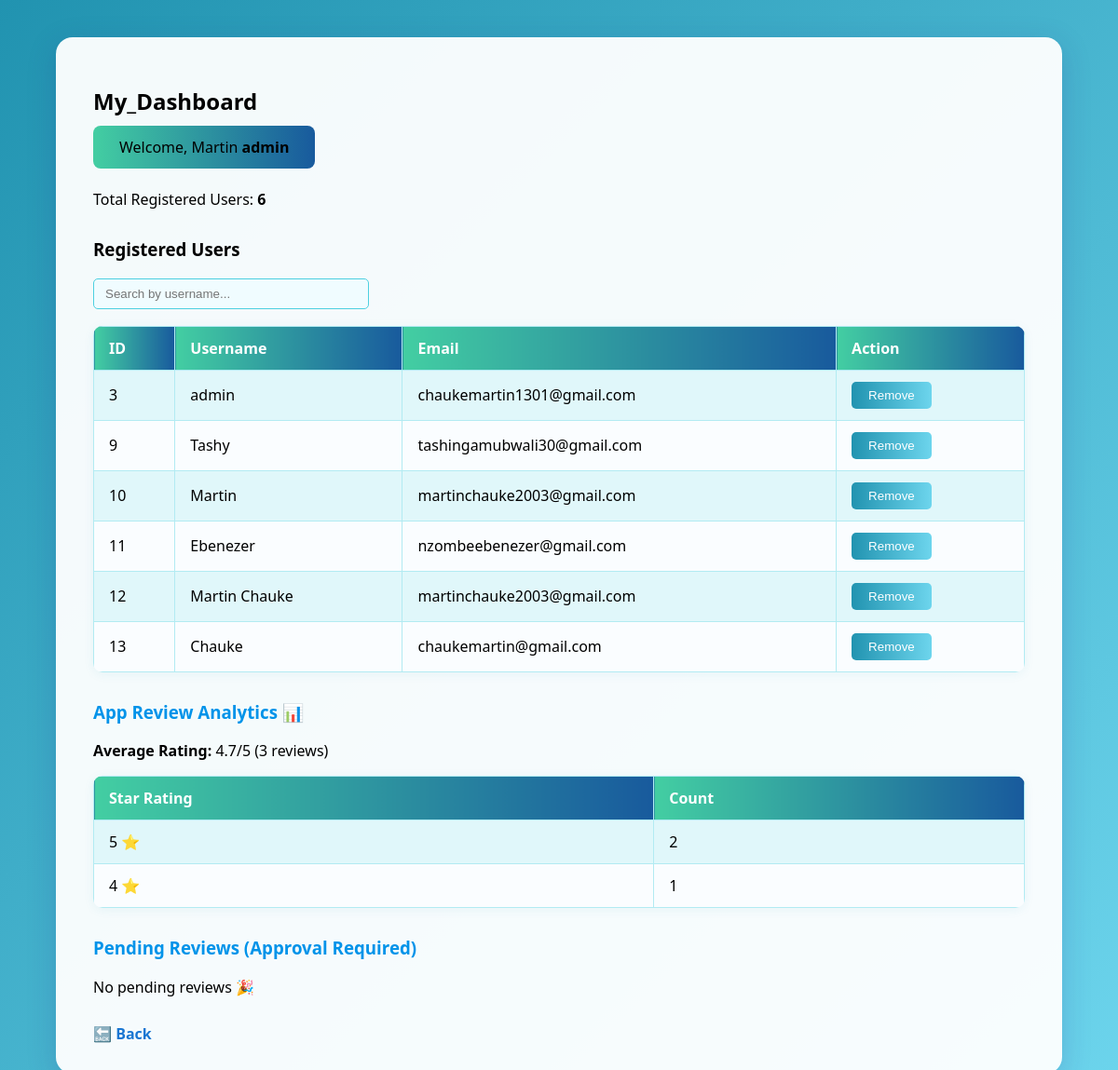
/admin (signed in), run on the app's committed database.
### tables this page shows
CREATE TABLE users (
    id INTEGER PRIMARY KEY AUTOINCREMENT,
    username TEXT NOT NULL,
    email TEXT NOT NULL,
    password TEXT NOT NULL
    , is_admin INTEGER DEFAULT 0);

### app.py (the view, shortened to what this page needs)
@app.route("/admin", methods=["GET", "POST"])
@admin_required
def admin_dashboard():
    conn = get_db_connection()
    conn.row_factory=sqlite3.Row # accessing as dicts
    approve_id=request.form.get("approve_review_id")
    if approve_id:
        conn.execute("UPDATE app_reviews SET status = 'approved' WHERE id = ?", (approve_id,))
        conn.commit()
        flash("Review approved✅.","success")
    delete_id=request.form.get("delete_review_id")
    if delete_id:
        conn.execute("DELETE FROM app_reviews WHERE id=?",(delete_id,))
        conn.commit()
        flash("Review deleted❌.","danger")
    users = conn.execute("SELECT * FROM users").fetchall()
    rating_counts=conn.execute("""
        SELECT rating,  COUNT(*) AS count
        FROM app_reviews
        WHERE app_reviews.status='approved'
        GROUP BY rating
        ORDER BY rating DESC
 """).fetchall()
    avg_rating=conn.execute("SELECT AVG(rating) AS avg FROM app_reviews where status='approved'").fetchone()["avg"]
    pending_reviews = conn.execute("""
        SELECT ar.id, u.username, ar.rating, ar.comment, ar.created_at
        FROM app_reviews ar
        JOIN users u ON ar.reviewer_id = u.id
        WHERE ar.status='pending'
        ORDER BY ar.created_at DESC
    """).fetchall()
    recent_reviews = conn.execute("""
        SELECT users.username, app_reviews.rating, app_reviews.comment, app_reviews.created_at
        FROM app_reviews
        JOIN users ON app_reviews.reviewer_id = users.id
        ORDER BY app_reviews.created_at DESC
        LIMIT 5
    """).fetchall()
    conn.close()
    rating_counts=[dict(row) for row in rating_counts]
    return render_template(
        "admin_dashboard.html",
        users=users,
        rating_counts=rating_counts,
        avg_rating=avg_rating or 0,
        total_reviews=sum(row["count"] for row in rating_counts),
        recent_reviews=recent_reviews,
        pending_reviews=pending_reviews
        )

### app.py (called while the page is built)
def get_db_connection():
    conn=sqlite3.connect(DATABASE)
    conn.row_factory=sqlite3.Row
    return conn

def admin_required(f):
    @wraps(f)
    def wrapper(*args, **kwargs):
        if "user_id" not in session:
            flash("Please log in to continue.", "warning")
            return redirect(url_for("login"))
        conn = get_db_connection()
        user = conn.execute("SELECT * FROM users WHERE id = ?", (session["user_id"],)).fetchone()
        conn.close()
        if not user or user["is_admin"] != 1:
            flash("Admin access only.", "danger")
            return redirect(url_for("home"))
        return f(*args, **kwargs)
    return wrapper

@app.before_request
def save_last_page():
    if request.endpoint not in ("login", "logout", "register", "static", "home"):
        session["prev_page"] = request.path

@app.context_processor
def inject_user_role():
    return dict(is_admin=session.get("is_admin"))

### templates/admin_dashboard.html (shortened to what this page needs)
<!DOCTYPE html>
<html>
<head>
</head>
<body>
    <div class="dashboard-container">
        <h2 style="color:black"><strong>My_Dashboard</strong></h2>
        <div class="welcome" style="color:black">Welcome, Martin <strong>{{ session.username }}</strong></div>
        <div class="user-count" style="color:black">Total Registered Users: <strong>{{ users|length }}</strong></div>
        <h3 style="color:black">Registered Users</h3>
        <input type="text" id="searchInput" placeholder="Search by username...">
        <table>
            <tr><th>ID</th><th>Username</th><th>Email</th><th>Action</th></tr>
            {% for user in users %}
            <tr>
                <td>{{ user.id }}</td>
                <td>{{ user.username }}</td>
                <td>{{ user.email }}</td>
                <td>
                    <form method="post" style="display:inline; color:black">
                        <button type="submit" class="remove-btn"
                            onclick="return confirm('Remove {{ user.username }}?');">Remove</button>
                    </form>
                </td>
            </tr>
            {% endfor %}
        </table>
        <h3><strong>App Review Analytics 📊</strong></h3>
        {% if total_reviews > 0 %}
            <p><strong>Average Rating:</strong> {{ "%.1f"|format(avg_rating) }}/5 ({{ total_reviews }} reviews)</p>
            <table>
                <tr><th>Star Rating</th><th>Count</th></tr>
                {% for row in rating_counts %}
                <tr>
                    <td>{{ row['rating'] }} ⭐</td>
                    <td>{{ row['count'] }}</td>
                </tr>
                {% endfor %}
            </table>
        {% endif %}
<h3><strong>Pending Reviews (Approval Required)</strong></h3>
{% if pending_reviews %}
    <div class="reviews-container">
        {% for r in pending_reviews %}
           <div class="review-card">
                <div class="review-header">
                    <span class="review-user">👤 {{ r['username'] }}</span>
                    <span class="review-rating">{{ r['rating'] }} ⭐</span>
                </div>
                <div class="review-comment">
                      {{ r['comment'] or "No comment" }}
                </div>
                <div class="review-date">
                    📅 {{ r['created_at'] }}
                </div>
                <div style="margin-top:10px;">
                    <form method="post" style="display:inline;">
                        <input type="hidden" name="approve_review_id" value="{{ r['id'] }}">
                        <button type="submit" class="remove-btn" style="background:green;"
                            onclick="return confirm('Approve this review?');">✅ Approve</button>
                    </form>
                    <form method="post" style="display:inline;">
                        <input type="hidden" name="delete_review_id" value="{{ r['id'] }}">
                        <button type="submit" class="remove-btn" style="background:red;"
                            onclick="return confirm('Delete this review?');">❌ Delete</button>
                    </form>
                </div>
            </div>
        {% endfor %}
    </div>
{% else %}
    <p>No pending reviews 🎉</p>
{% endif %}
        <a href="{{ url_for('predict_page') }}" class="back-link">🔙 Back</a>
    </div>
</body>
</html>

### templates/admin_dashboard.html (style rules this page uses)
body { font-family: 'Segoe UI', Arial, sans-serif; margin: 0; padding: 0; background: linear-gradient(135deg, #2193b0 0%, #6dd5ed 100%); min-height: 100vh; }
.dashboard-container { max-width: 1000px; margin: 40px auto; background: rgba(255,255,255,0.95); border-radius: 18px; box-shadow: 0 8px 32px rgba(31, 38, 135, 0.18); padding: 32px 40px; }
h2 { color: #1976d2; margin-bottom: 10px; }
.welcome { background: linear-gradient(90deg, #43cea2, #185a9d); color: #fff; padding: 12px 28px; border-radius: 8px; margin-bottom: 22px; display: inline-block; }
.user-count { margin-bottom: 18px; color: #1976d2; font-weight: 500; }
h3 { color: #0093e9; margin-top: 30px; }
#searchInput { margin-bottom: 18px; padding: 8px 12px; width: 270px; border: 1px solid #4dd0e1; border-radius: 5px; outline: none; background: #f0fcff; color: #1976d2; }
table { border-collapse: collapse; width: 100%; background: #fafdff; margin-bottom: 22px; border-radius: 10px; overflow: hidden; box-shadow: 0 2px 12px rgba(33,147,176,0.07); }
th, td { border: 1px solid #b2ebf2; padding: 12px 16px; text-align: left; }
th { background: linear-gradient(90deg, #43cea2, #185a9d); color: #fff; }
tr:nth-child(even) { background: #e0f7fa; }
.remove-btn { background: linear-gradient(90deg, #2193b0, #6dd5ed); color: #fff; border: none; padding: 7px 18px; border-radius: 5px; cursor: pointer; }
.back-link { text-decoration: none; color: #1976d2; font-weight: bold; display: inline-block; margin-top: 12px; }

### data on the page
users: username "admin", id "3", email "chaukemartin1301@gmail.com"
users: id "9", username "Tashy", email "tashingamubwali30@gmail.com"
users: id "10", username "Martin", email "martinchauke2003@gmail.com"
users: id "11", username "Ebenezer", email "nzombeebenezer@gmail.com"
users: id "12", username "Martin Chauke", email "martinchauke2003@gmail.com"
users: id "13", username "Chauke", email "chaukemartin@gmail.com"

### other printed values
{{ users|length }} "6"
{{ "%.1f"|format(avg_rating) }} "4.7"
{{ total_reviews }} "3"
{{ row['rating'] }} "5" "4"
{{ row['count'] }} "2" "1"
